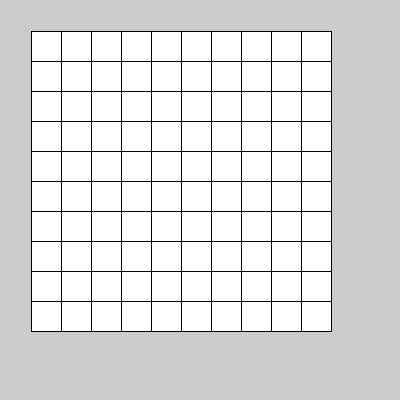
Frame 1 (no input)
Frame 60 (the mouse pressed at the canvas centre just before this capture): identical to frame 1, image omitted
Frame 120 (the mouse held since frame 60 and released just before this capture): identical to frame 1, image omitted

The Processing sketch that drew this single still picture (run headless with seeded random() and noise(); from frame 60 on, the mouse is pressed at the canvas centre):

// Processing sketch: Grid_Class
// ── Grid_Class.pde
//Robbie Mills Grid

Box box = new Box(30,30,30,30);

void setup(){

size(400,400);


}

void draw(){

  box.drawbox();




}
// ── Box.pde
class Box{

int boxxpos;
int boxypos;
int boxwidth;
int boxheight;
  
Box(int _boxxpos, int _boxypos, int _boxwidth, int _boxheight ){

boxxpos = _boxxpos;
boxypos = _boxypos;
boxwidth = _boxwidth;
boxheight = _boxheight;
  
}


void drawbox(){

    for(int j = 0; j < 10; j++){

  for(int i = 0; i < 10; i++){
    
  rect(boxxpos+i*boxwidth+1, boxypos+j*boxheight+1, boxwidth, boxheight);

  }
}
}


}
